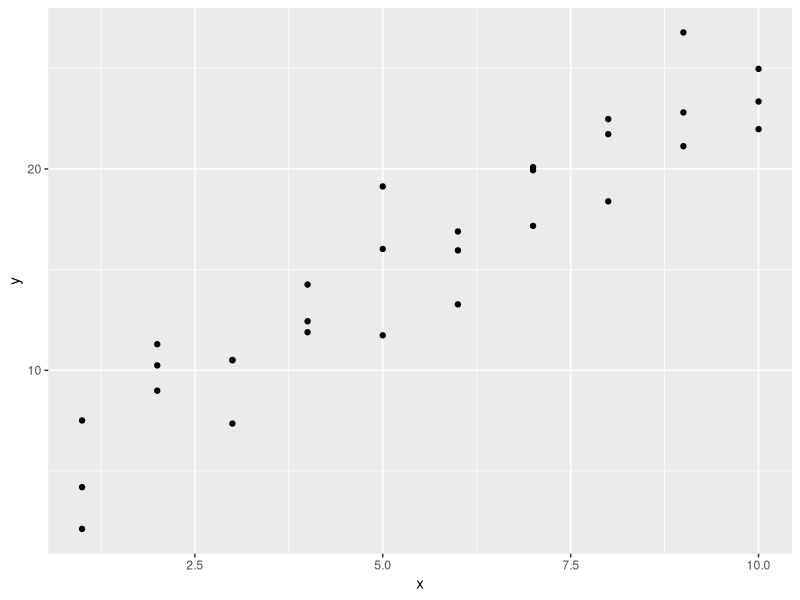
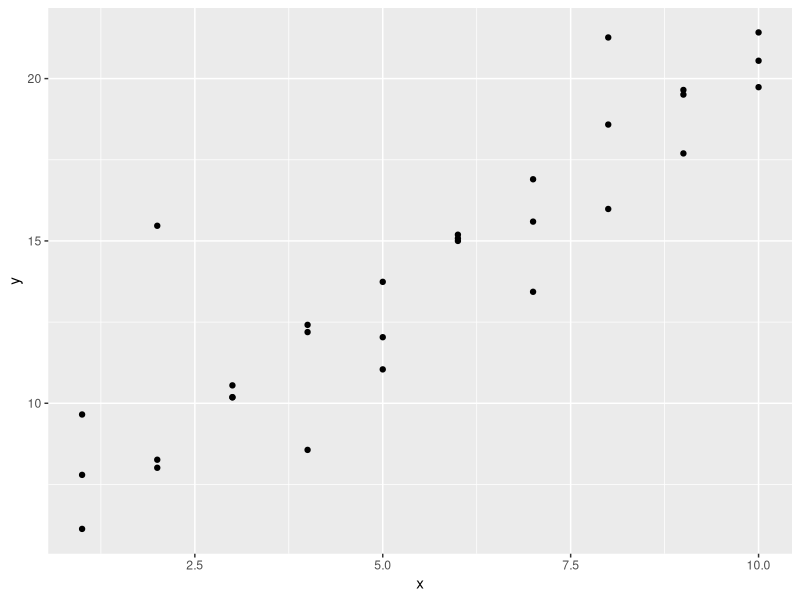
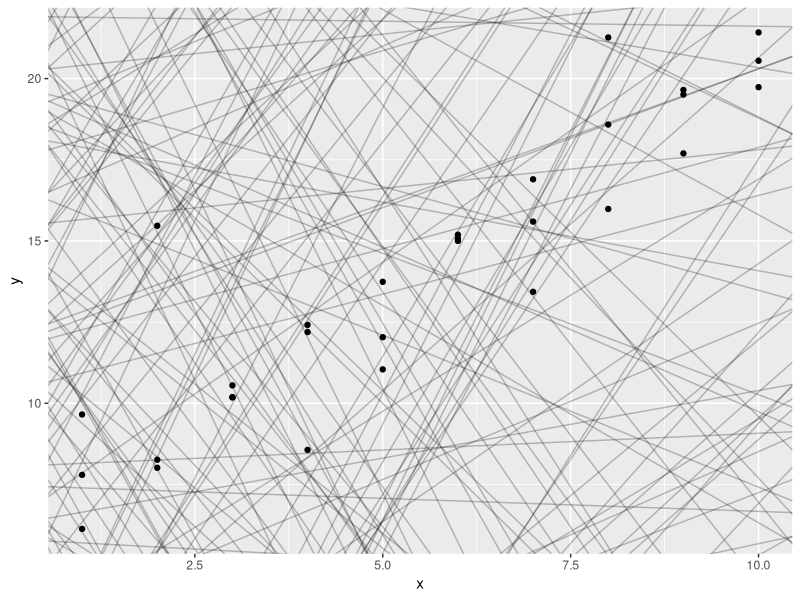
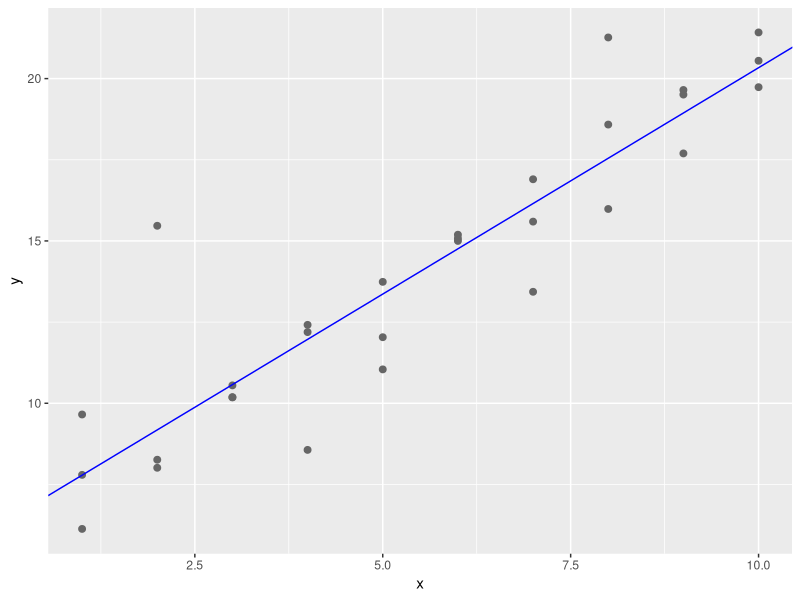
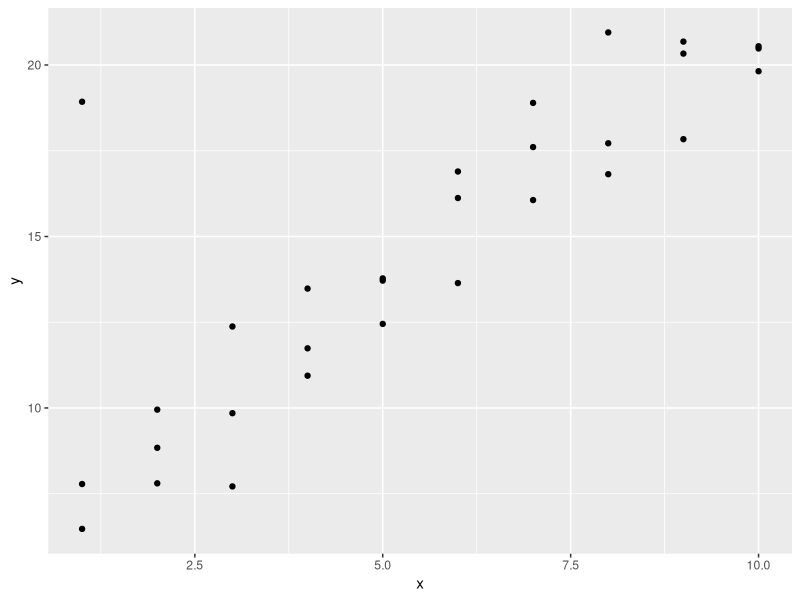
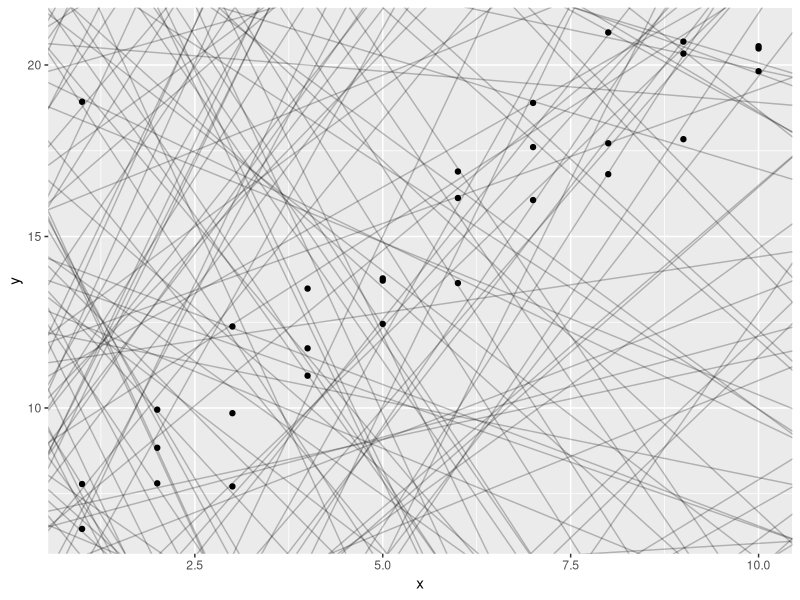
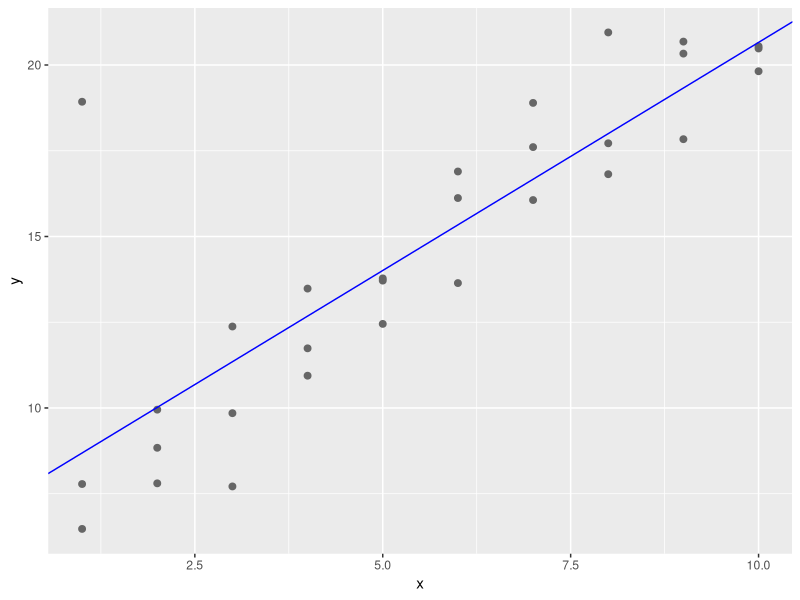
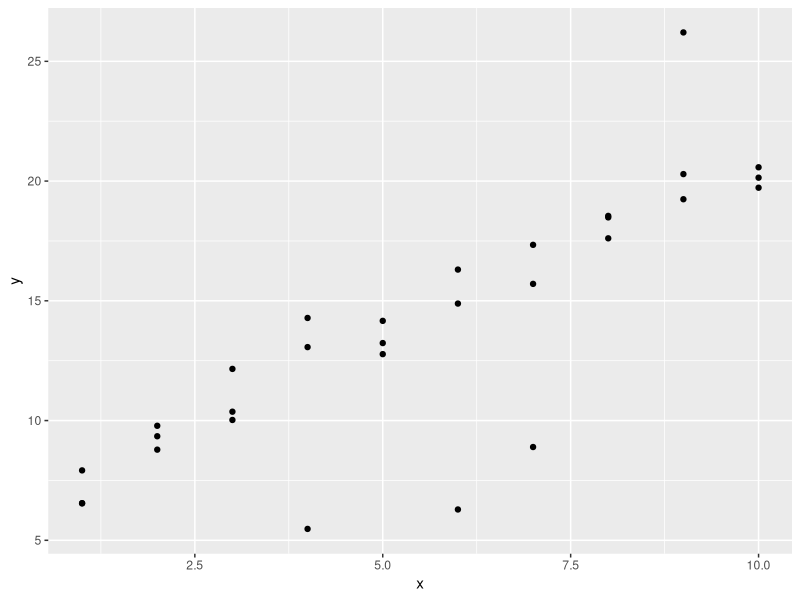

These charts were generated, in order, by the following R code:
## ---- chunk 1
knitr::opts_chunk$set(echo=TRUE, cache=TRUE, fig.asp=0.65, fig.width=4.5)
require(tidyverse)
library(modelr)
library(splines)
options(na.action = na.warn)
## ---- chunk 2
sim1a <- tibble(
  x = rep(1:10, each = 3),
  y = x * 1.5 + 6 + rt(length(x), df = 2)
)
## ---- chunk 3
p <- ggplot(sim1, aes(x, y)) + 
  geom_point()
print(p)
## ---- chunk 4
#Answer in a for loop
for(i in 1:6){
  sim1a <- tibble(
    x=rep(1:10, each=3),
    y=x*1.5+6+rt(length(x), df=2)
  )

  p <- ggplot(sim1a, aes(x, y)) + 
    geom_point()
  print(p)

  models <- tibble(
    a0 = runif(250, -20, 40),
    a1 = runif(250, -5, 5)
  )

  p2 <- ggplot(sim1a, aes(x,y)) + geom_abline(aes(intercept = a0, slope=a1), data = models, alpha = 1/4) +     geom_point()
  print(p2)

  sim1a_mod <- lm(y ~x, data = sim1a)
  coef(sim1a_mod) %>% str()
  p3 <- summary(sim1a_mod)$r.squared * 100
  print(p3)
  
  p4 <- ggplot(sim1a, aes(x, y)) +
  geom_point(size = 2, color = "grey40") +
  geom_abline(intercept = coef(sim1a_mod)[1], slope = coef(sim1a_mod)[2], color = "blue")
  print(p4)
  
  grid <- sim1a %>%
    add_predictions(sim1a_mod)
  print(grid)
}
## ---- chunk 5
#Answer in a for loop

make_prediction <- function(a, data) {
  a[1] + data$x*a[2]
}

measure_distance <- function(a, data) {
  diff <- data$y - make_prediction(a, data)
  mean(abs(diff))
}

for(i in 1:6){
  sim1a <- tibble(
    x=rep(1:10, each=3),
    y=x*1.5+6+rt(length(x), df=2)
  )

  p <- ggplot(sim1a, aes(x, y)) + 
    geom_point()
  print(p)

  models <- tibble(
    a0 = runif(250, -20, 40),
    a1 = runif(250, -5, 5)
  )

  p2 <- ggplot(sim1a, aes(x,y)) + geom_abline(aes(intercept = a0, slope=a1), data = models, alpha = 1/4) + geom_point()
  print(p2)

  best <- optim(c(0, 0), measure_distance, data = sim1)
  best %>% str()
  
  p4 <- ggplot(sim1, aes(x, y)) +
  geom_point(size = 2, color = "grey40") +
  geom_abline(intercept = best$par[1], slope = best$par[2], color = "blue")
  print(p4)
  
  
}


